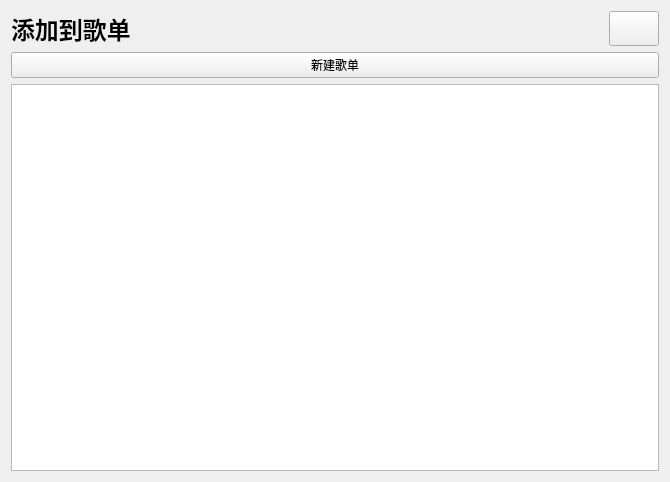
<?xml version="1.0" encoding="UTF-8"?>
<ui version="4.0">
 <class>AddSongListPage</class>
 <widget class="QWidget" name="AddSongListPage">
  <property name="geometry">
   <rect>
    <x>0</x>
    <y>0</y>
    <width>670</width>
    <height>482</height>
   </rect>
  </property>
  <property name="windowTitle">
   <string>Form</string>
  </property>
  <layout class="QVBoxLayout" name="verticalLayout">
   <item>
    <layout class="QHBoxLayout" name="horizontalLayout">
     <item>
      <widget class="QLabel" name="label">
       <property name="text">
        <string>&lt;h1&gt;添加到歌单&lt;/h1&gt;</string>
       </property>
       <property name="textFormat">
        <enum>Qt::RichText</enum>
       </property>
      </widget>
     </item>
     <item>
      <widget class="QPushButton" name="pushButton_2">
       <property name="maximumSize">
        <size>
         <width>50</width>
         <height>50</height>
        </size>
       </property>
       <property name="text">
        <string/>
       </property>
       <property name="icon">
        <iconset resource="res.qrc">
         <normaloff>:/icon/close.svg</normaloff>:/icon/close.svg</iconset>
       </property>
      </widget>
     </item>
    </layout>
   </item>
   <item>
    <widget class="QPushButton" name="pushButton_newSongList">
     <property name="text">
      <string>新建歌单</string>
     </property>
    </widget>
   </item>
   <item>
    <widget class="QListWidget" name="listWidget_songlistWidget"/>
   </item>
  </layout>
 </widget>
 <resources>
  <include location="res.qrc"/>
 </resources>
 <connections/>
</ui>
